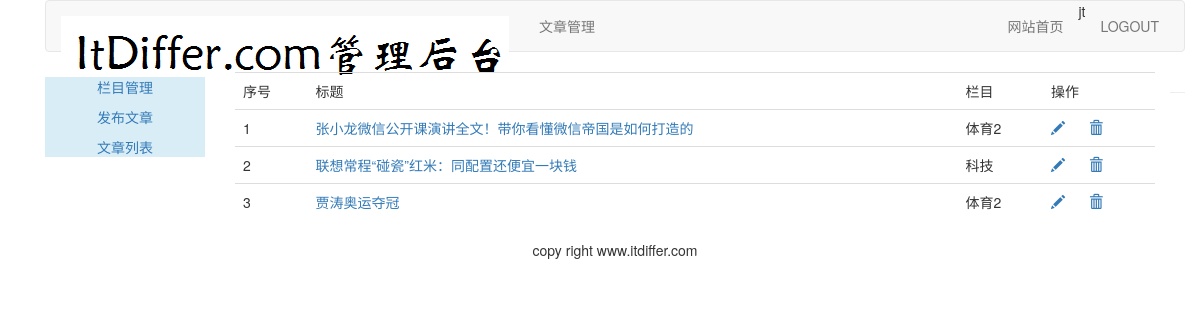
The page /article/article-list/ (signed in) on the database as committed earlier.
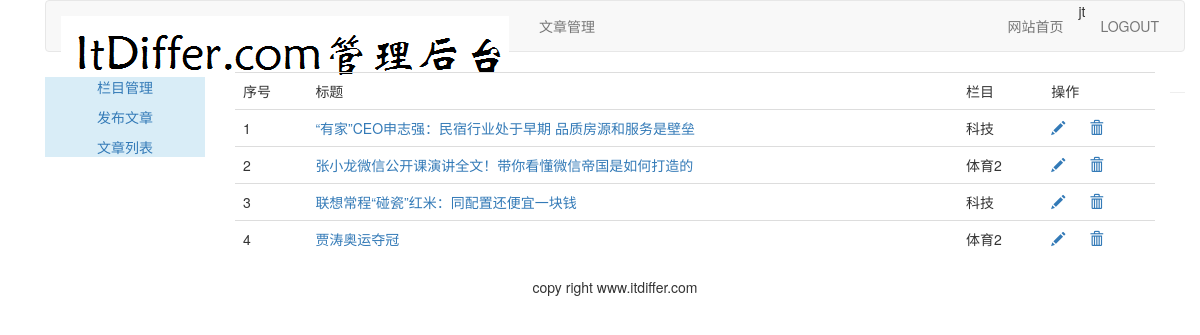
The same page on the database as committed later.
### article/models.py (models this page shows, shortened)
class ArticlePost(models.Model):
    author = models.ForeignKey(User, related_name="article", on_delete=models.CASCADE)
    title = models.CharField(max_length=200)
    slug = models.SlugField(max_length=500)
    column = models.ForeignKey(ArticleColumn, related_name="article_column", on_delete=models.CASCADE)
    body = models.TextField()
    created = models.DateTimeField(default=timezone.now())
    updated = models.DateTimeField(auto_now=True)
    class Meta:
        ordering = ("title",)
        index_together = (('id', 'slug'),)
    def get_absolute_url(self):
        return reverse("article:article_detail", args=[self.id, self.slug])

class ArticleColumn(models.Model):
    user = models.ForeignKey(User, related_name="article_column", on_delete=models.CASCADE)
    column = models.CharField(max_length=200)
    created = models.DateField(auto_now_add=True)
    def __str__(self):
        return self.column

### article/views.py (the view)
@login_required(login_url="/account/login")
def article_list(request):
    articles = ArticlePost.objects.filter(author=request.user)
    return render(request, "article/column/article_list.html", {"articles": articles})

### templates/article/column/article_list.html (shortened to what this page needs)
{% extends "article/base.html" %}
{% load staticfiles %}
{% block content %}
<div>
    <table class="table table-hover">
        <tr>
            <td>序号</td>
            <td>标题</td>
            <td>栏目</td>
            <td>操作</td>
        </tr>
        {% for article in articles %}
        <tr id="{{article.id}}">
            <td>{{ forloop.counter }}</td>
            <td><a href="{{ article.get_absolute_url }}">{{ article.title }}</a></td>
            <td>{{ article.column }}</td>
            <td>
                <a name="edit" href="{% url 'article:edit_article' article.id %}">
                    <span class="glyphicon glyphicon-pencil"></span>
                </a>
                <a name="delete" href="javascript:" onclick="del_article(this,{{article.id}})">
                    <span class="glyphicon glyphicon-trash" style="margin-left:20px;"></span>
                </a>
            </td>
        </tr>
        {% empty %}
        <p>还没有设置栏目，太懒了</p>
        {% endfor %}
    </table>
</div>
{% endblock %}

Rows that differ between the two databases and show on the page:
added ArticlePost: title "“有家”CEO申志强：民宿行业处于早期 品质房源和服务是壁垒", column "科技"
